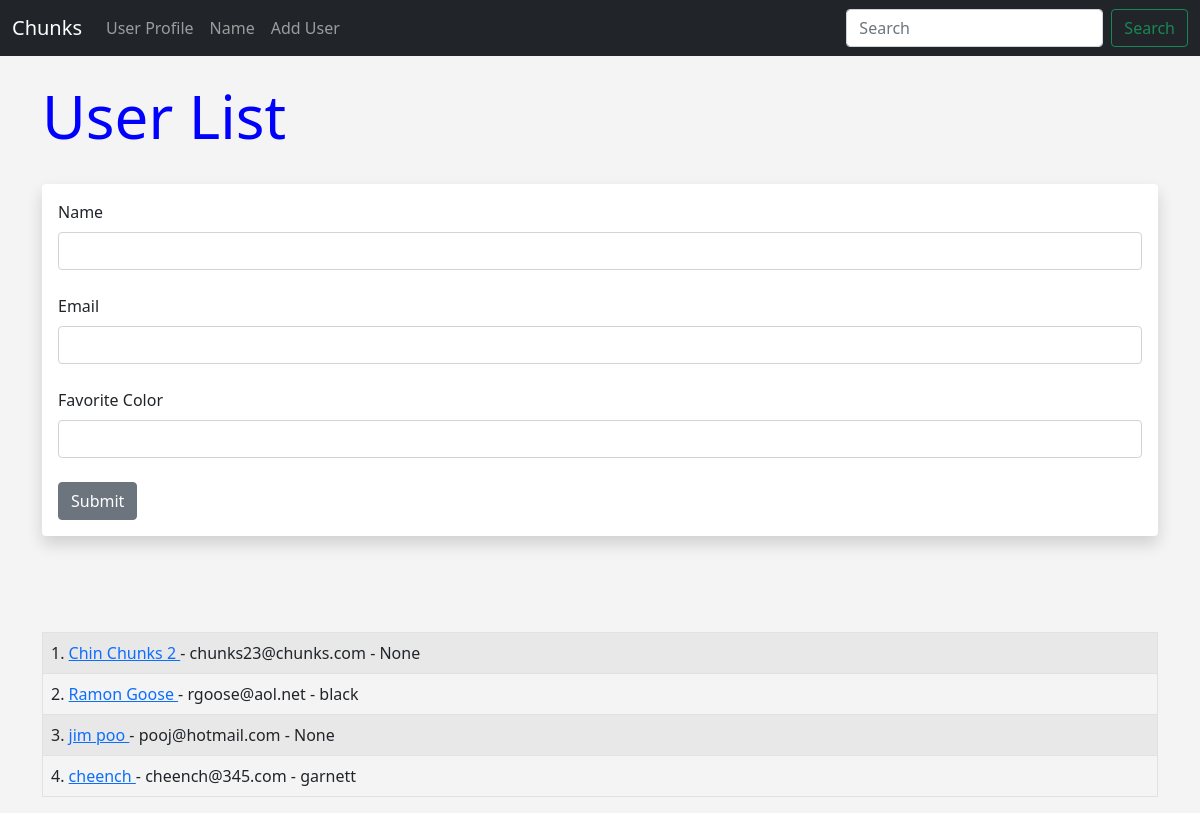
Screenshot of /user/add with the database file from the repository.
### hello.py (models this page shows, shortened)
class Users(db.Model):
    id = db.Column(db.Integer, primary_key=True)
    name = db.Column(db.String(100), nullable=False)
    email = db.Column(db.String(100), nullable=False, unique=True)
    favorite_color = db.Column(db.String(120))
    date_added = db.Column(db.DateTime, default=datetime.utcnow)

### hello.py (the view, shortened to what this page needs)
@app.route('/user/add',methods=['GET','POST'])
def add_user():
    name = None
    form=UserForm()
    our_users = Users.query.order_by(Users.date_added)
    return render_template('add_user.html',form=form,name=name,our_users=our_users)

### hello.py
class UserForm(FlaskForm):
    name = StringField('Name', validators=[DataRequired()])
    email = StringField('Email', validators=[DataRequired()])
    favorite_color = StringField("Favorite Color")
    submit =  SubmitField('Submit')

### templates/add_user.html (shortened to what this page needs)
{% extends 'base.html' %}
{% block content %}
{% if name %}
    <h1>User Added </h1>
    <br/><br/>
    <table class="table table-hover table-bordered table-striped">
        {% for our_user in our_users %}
        <tr>
            <td>
                { our_user.id }}.  <a href="{{ url_for('update', id=our_user.id ) }}">
                {{ our_user.name }}</a> -
                {{ our_user.email }} -
                {{ our_user.favorite_color }}
            </td>
        </tr>
        {%endfor%}
    </table>
{% else %}
    <h1>User List</h1>
    <br/>
    <div class="shadow p-3 mb-5 bg-body rounded">
        <form method="POST">
            {{form.name.label (class="form-label")}}
            {{form.name(class="form-control")}}
            <br/>
            {{form.email.label (class="form-label")}}
            {{form.email(class="form-control")}}
            <br/>
            {{form.favorite_color.label (class="form-label")}}
            {{form.favorite_color(class="form-control")}}
            <br/>
            {{form.submit(class="btn btn-secondary")}}
        </form>
    </div>
<br/><br/>
<table class="table table-hover table-bordered table-striped">
    {% for our_user in our_users %}
    <tr>
        <td>{{ our_user.id }}. <a href="{{ url_for('update', id=our_user.id ) }}">
            {{ our_user.name }} </a> -
            {{ our_user.email }} -
            {{ our_user.favorite_color }}
        </td>
    </tr>
    {%endfor%}
</table>
{% endif %}
{% endblock %}

### templates/base.html (shortened to what this page needs)
<!doctype html>
<html lang="en">
  <head>
    <link href="https://cdn.jsdelivr.net/npm/bootstrap@5.1.3/dist/css/bootstrap.min.css" rel="stylesheet">
    <link href="{{url_for('static',filename='css/style.css')}} " rel="stylesheet">
  </head>
  <body>
    {% include 'navbar.html' %}
    <br/>
    <div class="container">
        {% block content %}
        {% endblock %}
    </div>
  </body>
</html>

### templates/navbar.html (shortened to what this page needs)
<nav class="navbar navbar-expand-lg navbar-dark bg-dark">
    <div class="container-fluid">
      <a class="navbar-brand" href="{{url_for('index')}}">Chunks</a>
      <div class="collapse navbar-collapse" id="navbarSupportedContent">
        <ul class="navbar-nav me-auto mb-2 mb-lg-0">
          <li class="nav-item">
            <a class="nav-link" href=" {{ url_for('user',name='Chunks')}} ">User Profile</a>
          </li>
          <li class="nav-item">
            <a class="nav-link" href=" {{ url_for('name')}} ">Name</a>
          </li>
          <li class="nav-item">
            <a class="nav-link" href=" {{ url_for('add_user')}} ">Add User</a>
          </li>
        </ul>
        <form class="d-flex">
          <input class="form-control me-2" type="search" placeholder="Search" aria-label="Search">
          <button class="btn btn-outline-success" type="submit">Search</button>
        </form>
      </div>
    </div>
  </nav>

### static/css/style.css (style rules this page uses)
h1 { color: blue; font-size: 60px; }
body { background: #f4f4f4; }

### rows the page displays
Users: id "1", name "Chin Chunks 2", email "chunks23@chunks.com", favorite_color "None"
Users: id "2", name "Ramon Goose", email "rgoose@aol.net", favorite_color "black"
Users: id "3", name "jim poo", email "pooj@hotmail.com", favorite_color "None"
Users: id "4", name "cheench", email "cheench@345.com", favorite_color "garnett"
